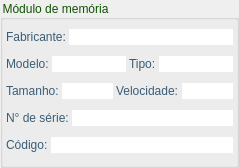
<?xml version="1.0" encoding="UTF-8"?>
<ui version="4.0">
 <class>FrameMemoryModule</class>
 <widget class="QGroupBox" name="FrameMemoryModule">
  <property name="geometry">
   <rect>
    <x>0</x>
    <y>0</y>
    <width>239</width>
    <height>168</height>
   </rect>
  </property>
  <property name="windowTitle">
   <string>GroupBox</string>
  </property>
  <property name="styleSheet">
   <string>color: rgb(15, 82, 2);</string>
  </property>
  <property name="title">
   <string>Módulo de memória</string>
  </property>
  <property name="flat">
   <bool>false</bool>
  </property>
  <property name="checkable">
   <bool>false</bool>
  </property>
  <layout class="QVBoxLayout" name="verticalLayout">
   <property name="spacing">
    <number>1</number>
   </property>
   <property name="margin">
    <number>1</number>
   </property>
   <item>
    <layout class="QHBoxLayout" name="horizontalLayout">
     <property name="spacing">
      <number>3</number>
     </property>
     <property name="margin">
      <number>2</number>
     </property>
     <item>
      <widget class="QLabel" name="vendorLabel">
       <property name="styleSheet">
        <string>color: rgb(57, 93, 118);</string>
       </property>
       <property name="text">
        <string>Fabricante:</string>
       </property>
      </widget>
     </item>
     <item>
      <widget class="QLineEdit" name="vendorLineEdit">
       <property name="styleSheet">
        <string>background-image: url(:/ldc_white_bckg/ldc_white_bckg.png);
color: rgb(0, 0, 0);</string>
       </property>
       <property name="frame">
        <bool>false</bool>
       </property>
      </widget>
     </item>
    </layout>
   </item>
   <item>
    <layout class="QHBoxLayout" name="horizontalLayout_2">
     <property name="spacing">
      <number>3</number>
     </property>
     <property name="margin">
      <number>2</number>
     </property>
     <item>
      <widget class="QLabel" name="formFactorLabel">
       <property name="styleSheet">
        <string>color: rgb(57, 93, 118);</string>
       </property>
       <property name="text">
        <string>Modelo:</string>
       </property>
      </widget>
     </item>
     <item>
      <widget class="QLineEdit" name="formFactorLineEdit">
       <property name="styleSheet">
        <string>background-image: url(:/ldc_white_bckg/ldc_white_bckg.png);
color: rgb(0, 0, 0);</string>
       </property>
       <property name="frame">
        <bool>false</bool>
       </property>
      </widget>
     </item>
     <item>
      <widget class="QLabel" name="typeLabel">
       <property name="styleSheet">
        <string>color: rgb(57, 93, 118);</string>
       </property>
       <property name="text">
        <string>Tipo:</string>
       </property>
      </widget>
     </item>
     <item>
      <widget class="QLineEdit" name="typeLineEdit">
       <property name="styleSheet">
        <string>background-image: url(:/ldc_white_bckg/ldc_white_bckg.png);
color: rgb(0, 0, 0);</string>
       </property>
       <property name="frame">
        <bool>false</bool>
       </property>
      </widget>
     </item>
    </layout>
   </item>
   <item>
    <layout class="QHBoxLayout" name="horizontalLayout_3">
     <property name="spacing">
      <number>3</number>
     </property>
     <property name="margin">
      <number>2</number>
     </property>
     <item>
      <widget class="QLabel" name="sizeLabel">
       <property name="styleSheet">
        <string>color: rgb(57, 93, 118);</string>
       </property>
       <property name="text">
        <string>Tamanho:</string>
       </property>
      </widget>
     </item>
     <item>
      <widget class="QLineEdit" name="sizeLineEdit">
       <property name="styleSheet">
        <string>background-image: url(:/ldc_white_bckg/ldc_white_bckg.png);
color: rgb(0, 0, 0);</string>
       </property>
       <property name="frame">
        <bool>false</bool>
       </property>
      </widget>
     </item>
     <item>
      <widget class="QLabel" name="speedLabel">
       <property name="styleSheet">
        <string>color: rgb(57, 93, 118);</string>
       </property>
       <property name="text">
        <string>Velocidade:</string>
       </property>
      </widget>
     </item>
     <item>
      <widget class="QLineEdit" name="speedLineEdit">
       <property name="styleSheet">
        <string>background-image: url(:/ldc_white_bckg/ldc_white_bckg.png);
color: rgb(0, 0, 0);</string>
       </property>
       <property name="frame">
        <bool>false</bool>
       </property>
      </widget>
     </item>
    </layout>
   </item>
   <item>
    <layout class="QHBoxLayout" name="horizontalLayout_4">
     <property name="spacing">
      <number>3</number>
     </property>
     <property name="margin">
      <number>2</number>
     </property>
     <item>
      <widget class="QLabel" name="serialLabel">
       <property name="styleSheet">
        <string>color: rgb(57, 93, 118);</string>
       </property>
       <property name="text">
        <string>N° de série:</string>
       </property>
      </widget>
     </item>
     <item>
      <widget class="QLineEdit" name="serialLineEdit">
       <property name="styleSheet">
        <string>background-image: url(:/ldc_white_bckg/ldc_white_bckg.png);
color: rgb(0, 0, 0);</string>
       </property>
       <property name="frame">
        <bool>false</bool>
       </property>
      </widget>
     </item>
    </layout>
   </item>
   <item>
    <layout class="QHBoxLayout" name="horizontalLayout_5">
     <property name="spacing">
      <number>3</number>
     </property>
     <property name="margin">
      <number>2</number>
     </property>
     <item>
      <widget class="QLabel" name="partLabel">
       <property name="styleSheet">
        <string>color: rgb(57, 93, 118);</string>
       </property>
       <property name="text">
        <string>Código:</string>
       </property>
      </widget>
     </item>
     <item>
      <widget class="QLineEdit" name="partLineEdit">
       <property name="styleSheet">
        <string>background-image: url(:/ldc_white_bckg/ldc_white_bckg.png);
color: rgb(0, 0, 0);</string>
       </property>
       <property name="frame">
        <bool>false</bool>
       </property>
      </widget>
     </item>
    </layout>
   </item>
  </layout>
 </widget>
 <resources>
  <include location="../../gui/resources/ldc_resources.qrc"/>
 </resources>
 <connections/>
</ui>
